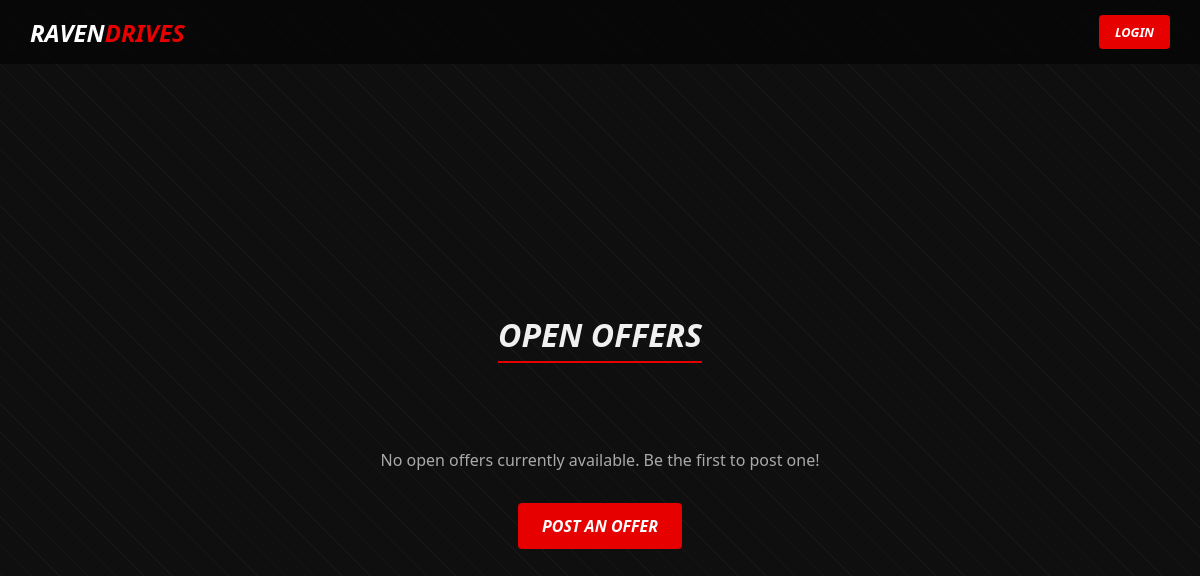
Page /view_offers on the earlier database version.
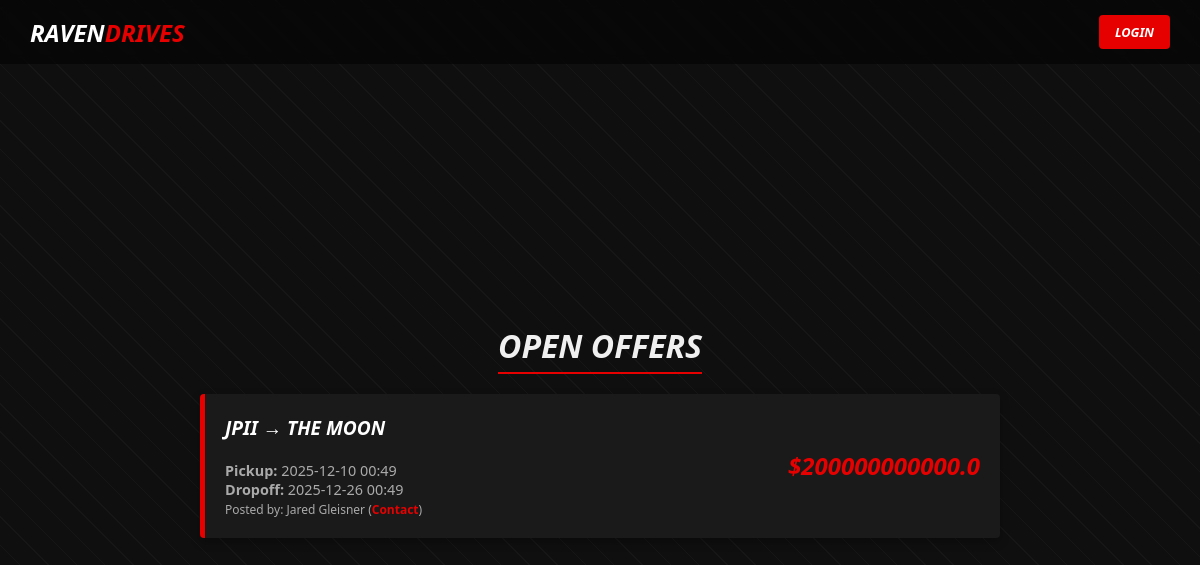
Same page on the later database version.
### tables this page shows
CREATE TABLE offers (
            id INTEGER PRIMARY KEY AUTOINCREMENT,
            pickup_location TEXT NOT NULL,
            dropoff_location TEXT NOT NULL,
            date TEXT,
            pickup_time TEXT NOT NULL,
            dropoff_time TEXT,
            price REAL NOT NULL,
            status TEXT DEFAULT 'open'
        , email TEXT, display_name TEXT);

### main.py (the view)
@app.route('/view_offers')
def view_offers():
    offers = helper.get_open_offers()
    return flask.render_template('view_offers.html', offers=offers)

### helper.py (called while the page is built)
def get_db_connection():
    conn = sqlite3.connect('database.db')
    conn.row_factory = sqlite3.Row
    return conn

def get_open_offers():
    conn = get_db_connection()
    offers = conn.execute('SELECT * FROM offers WHERE status = "open" ORDER BY pickup_time DESC').fetchall()
    conn.close()
    return offers

### main.py (called while the page is built)
@app.context_processor
def inject_user():
    return dict(user_display_name=session.get('user_display_name'))

### templates/view_offers.html (shortened to what this page needs)
{% extends "base.html" %}
{% block content %}
    <h1>Open Offers</h1>
    <div class="listing-container">
        {% for offer in offers %}
        <div class="listing-card">
            <div class="listing-details">
                <h3>{{ offer['pickup_location'] }} &rarr; {{ offer['dropoff_location'] }}</h3>
                <div class="listing-meta">
                    <strong>Pickup:</strong> {{ offer['pickup_time'].replace('T', ' ') }}<br>
                    {% if offer['dropoff_time'] %}
                    <strong>Dropoff:</strong> {{ offer['dropoff_time'].replace('T', ' ') }}
                    {% endif %}
                    {% if offer['display_name'] %}
                    <br>
                    <small>Posted by: {{ offer['display_name'] }} (<a href="mailto:{{ offer['email'] }}">Contact</a>)</small>
                    {% endif %}
                </div>
            </div>
            <div class="listing-price">
                ${{ offer['price'] }}
            </div>
        </div>
        {% else %}
        <div style="text-align: center; color: #aaa; margin-top: 50px;">
            <p>No open offers currently available. Be the first to post one!</p>
            <a href="{{ url_for('offer') }}" class="btn mt-4">Post an Offer</a>
        </div>
        {% endfor %}
    </div>
{% endblock %}

### templates/base.html (shortened to what this page needs)
<!DOCTYPE html>
<html lang="en">
<head>
    <link rel="stylesheet" href="{{ url_for('static', filename='css/styles.css') }}">
</head>
<body>
    <div class="navbar">
        <a href="{{ url_for('index') }}" class="brand">RAVEN<span>DRIVES</span></a>
        <div>
            {% if user_display_name %}
                <span class="display_name" id="user_display_name">{{ user_display_name }}</span>
            {% elif request.endpoint != 'login' %}
                <a href="{{ url_for('login') }}" class="btn" style="padding: 8px 16px; font-size: 0.8rem;">Login</a>
            {% endif %}
        </div>
    </div>
    <div class="container">
        {% block content %}{% endblock %}
    </div>
</body>
</html>

### static/css/styles.css (style rules this page uses)
:root { --racing-red: #e60000; --dark-bg: #0f0f0f; --card-bg: #1a1a1a; --text-color: #f0f0f0; --input-bg: #2b2b2b; --border-radius: 4px; }
*, *::before, *::after { box-sizing: border-box; }
body { margin: 0; padding: 0; background-color: var(--dark-bg); color: var(--text-color); font-family: 'Segoe UI', Roboto, Helvetica, Arial, sans-serif; min-height: 100vh; display: flex; flex-direction: column; }
body::before { content: ""; position: fixed; top: 0; left: 0; width: 100%; height: 100%; background: repeating-linear-gradient( 45deg, rgba(255, 255, 255, 0.03), rgba(255, 255, 255, 0.03) 1px, transparent 1px, transparent 20px ); pointer-events: none; z-index: -1; }
a { color: var(--racing-red); text-decoration: none; font-weight: bold; transition: color 0.3s; }
.container { width: 100%; max-width: 1200px; margin: 0 auto; padding: 100px 20px 20px 20px; flex: 1; display: flex; flex-direction: column; justify-content: center; align-items: center; }
h1, h2, h3 { text-transform: uppercase; font-style: italic; margin-bottom: 20px; border-bottom: 2px solid var(--racing-red); display: inline-block; padding-bottom: 5px; }
button, input[type="submit"], .btn { background-color: var(--racing-red); color: white; border: none; padding: 12px 24px; font-size: 1rem; font-weight: bold; text-transform: uppercase; cursor: pointer; font-style: italic; border-radius: var(--border-radius); transition: transform 0.2s, background-color 0.2s, box-shadow 0.2s; display: inline-block; text-align: center; }
.navbar { width: 100%; padding: 15px 30px; display: flex; justify-content: space-between; align-items: center; background: rgba(0,0,0,0.5); backdrop-filter: blur(5px); box-sizing: border-box; position: fixed; top: 0; z-index: 100; }
.brand { font-size: 1.5rem; font-weight: 900; font-style: italic; color: white; }
.brand span { color: var(--racing-red); }
.listing-container { width: 100%; max-width: 800px; display: flex; flex-direction: column; gap: 20px; padding-bottom: 40px; }
.listing-card { background-color: var(--card-bg); padding: 20px; border-radius: var(--border-radius); border-left: 5px solid var(--racing-red); display: flex; justify-content: space-between; align-items: center; box-shadow: 0 4px 10px rgba(0,0,0,0.3); }
.listing-details h3 { margin: 0 0 10px 0; font-size: 1.2rem; border-bottom: none; color: white; }
.listing-meta { color: #aaa; font-size: 0.9rem; margin-top: 5px; }
.listing-price { font-size: 1.5rem; font-weight: bold; color: var(--racing-red); font-style: italic; }

Differences in the rows shown:
added offers: pickup_location "JPII", dropoff_location "THE MOON", pickup_time.replace "2025-12-10 00:49", dropoff_time.replace "2025-12-26 00:49", display_name "Jared Gleisner", price "200000000000.0"
Other differences:
text no longer shown: "No open offers currently available. Be the first to post one! POST AN OFFER"
